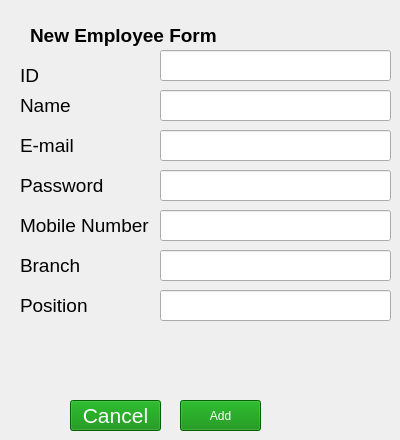
        <widget class="QWidget" name="tab_12">
         <attribute name="title">
          <string>New Employee Form</string>
         </attribute>
         <widget class="QLabel" name="label_15">
          <property name="geometry">
           <rect>
            <x>30</x>
            <y>10</y>
            <width>191</width>
            <height>51</height>
           </rect>
          </property>
          <property name="font">
           <font>
            <family>Segoe UI</family>
            <pointsize>14</pointsize>
            <weight>75</weight>
            <italic>false</italic>
            <bold>true</bold>
           </font>
          </property>
          <property name="styleSheet">
           <string notr="true">QLabel{
font-weight:bold;
}</string>
          </property>
          <property name="text">
           <string>New Employee Form</string>
          </property>
         </widget>
         <widget class="QPushButton" name="pushButton_15">
          <property name="geometry">
           <rect>
            <x>180</x>
            <y>400</y>
            <width>81</width>
            <height>31</height>
           </rect>
          </property>
          <property name="styleSheet">
           <string notr="true">QPushButton {
	
	font: 75 16pt &quot;Segoe UI&quot;;
	
	background-color: rgb(0, 136, 0);
	color: rgb(255, 255, 255);
 }

QPushButton::hover
{

	
	background-color: rgb(0, 255, 0);
}</string>
          </property>
          <property name="text">
           <string>Add</string>
          </property>
         </widget>
         <widget class="QLineEdit" name="lineEdit_8">
          <property name="geometry">
           <rect>
            <x>160</x>
            <y>250</y>
            <width>231</width>
            <height>31</height>
           </rect>
          </property>
          <property name="font">
           <font>
            <family>Segoe UI</family>
            <pointsize>11</pointsize>
           </font>
          </property>
         </widget>
         <widget class="QLineEdit" name="lineEdit_9">
          <property name="geometry">
           <rect>
            <x>160</x>
            <y>90</y>
            <width>231</width>
            <height>31</height>
           </rect>
          </property>
          <property name="font">
           <font>
            <family>Segoe UI</family>
            <pointsize>11</pointsize>
           </font>
          </property>
         </widget>
         <widget class="QLabel" name="label_17">
          <property name="geometry">
           <rect>
            <x>20</x>
            <y>90</y>
            <width>101</width>
            <height>31</height>
           </rect>
          </property>
          <property name="font">
           <font>
            <family>Segoe UI</family>
            <pointsize>14</pointsize>
            <weight>9</weight>
            <italic>false</italic>
            <bold>false</bold>
           </font>
          </property>
          <property name="text">
           <string>Name</string>
          </property>
         </widget>
         <widget class="QLabel" name="label_18">
          <property name="geometry">
           <rect>
            <x>20</x>
            <y>250</y>
            <width>101</width>
            <height>31</height>
           </rect>
          </property>
          <property name="font">
           <font>
            <family>Segoe UI</family>
            <pointsize>14</pointsize>
            <weight>9</weight>
            <italic>false</italic>
            <bold>false</bold>
           </font>
          </property>
          <property name="text">
           <string>Branch</string>
          </property>
         </widget>
         <widget class="QLineEdit" name="lineEdit_12">
          <property name="geometry">
           <rect>
            <x>160</x>
            <y>130</y>
            <width>231</width>
            <height>31</height>
           </rect>
          </property>
          <property name="font">
           <font>
            <family>Segoe UI</family>
            <pointsize>11</pointsize>
           </font>
          </property>
         </widget>
         <widget class="QLabel" name="label_20">
          <property name="geometry">
           <rect>
            <x>20</x>
            <y>130</y>
            <width>111</width>
            <height>31</height>
           </rect>
          </property>
          <property name="font">
           <font>
            <family>Segoe UI</family>
            <pointsize>14</pointsize>
            <weight>9</weight>
            <italic>false</italic>
            <bold>false</bold>
           </font>
          </property>
          <property name="text">
           <string>E-mail</string>
          </property>
         </widget>
         <widget class="QLineEdit" name="lineEdit_13">
          <property name="geometry">
           <rect>
            <x>160</x>
            <y>210</y>
            <width>231</width>
            <height>31</height>
           </rect>
          </property>
          <property name="font">
           <font>
            <family>Segoe UI</family>
            <pointsize>11</pointsize>
           </font>
          </property>
         </widget>
         <widget class="QLabel" name="label_21">
          <property name="geometry">
           <rect>
            <x>20</x>
            <y>210</y>
            <width>131</width>
            <height>31</height>
           </rect>
          </property>
          <property name="font">
           <font>
            <family>Segoe UI</family>
            <pointsize>14</pointsize>
            <weight>9</weight>
            <italic>false</italic>
            <bold>false</bold>
           </font>
          </property>
          <property name="text">
           <string>Mobile Number</string>
          </property>
         </widget>
         <widget class="QPushButton" name="pushButton_66">
          <property name="geometry">
           <rect>
            <x>70</x>
            <y>400</y>
            <width>91</width>
            <height>31</height>
           </rect>
          </property>
          <property name="font">
           <font>
            <family>Segoe UI</family>
            <pointsize>16</pointsize>
            <weight>9</weight>
            <italic>false</italic>
            <bold>false</bold>
           </font>
          </property>
          <property name="styleSheet">
           <string notr="true">QPushButton {
	
	font: 75 16pt &quot;Segoe UI&quot;;
	
	background-color: rgb(0, 136, 0);
	color: rgb(255, 255, 255);
 }

QPushButton::hover
{

	
	background-color: rgb(0, 255, 0);
}</string>
          </property>
          <property name="text">
           <string>Cancel</string>
          </property>
         </widget>
         <widget class="QLineEdit" name="lineEdit_34">
          <property name="geometry">
           <rect>
            <x>160</x>
            <y>170</y>
            <width>231</width>
            <height>31</height>
           </rect>
          </property>
          <property name="font">
           <font>
            <family>Segoe UI</family>
            <pointsize>11</pointsize>
           </font>
          </property>
          <property name="text">
           <string/>
          </property>
         </widget>
         <widget class="QLabel" name="label_57">
          <property name="geometry">
           <rect>
            <x>20</x>
            <y>170</y>
            <width>111</width>
            <height>31</height>
           </rect>
          </property>
          <property name="font">
           <font>
            <family>Segoe UI</family>
            <pointsize>14</pointsize>
            <weight>9</weight>
            <italic>false</italic>
            <bold>false</bold>
           </font>
          </property>
          <property name="text">
           <string>Password</string>
          </property>
         </widget>
         <widget class="QLineEdit" name="lineEdit_35">
          <property name="geometry">
           <rect>
            <x>160</x>
            <y>290</y>
            <width>231</width>
            <height>31</height>
           </rect>
          </property>
          <property name="font">
           <font>
            <family>Segoe UI</family>
            <pointsize>11</pointsize>
           </font>
          </property>
         </widget>
         <widget class="QLabel" name="label_58">
          <property name="geometry">
           <rect>
            <x>20</x>
            <y>290</y>
            <width>101</width>
            <height>31</height>
           </rect>
          </property>
          <property name="font">
           <font>
            <family>Segoe UI</family>
            <pointsize>14</pointsize>
            <weight>9</weight>
            <italic>false</italic>
            <bold>false</bold>
           </font>
          </property>
          <property name="text">
           <string>Position</string>
          </property>
         </widget>
         <widget class="QLineEdit" name="lineEdit_10">
          <property name="geometry">
           <rect>
            <x>160</x>
            <y>50</y>
            <width>231</width>
            <height>31</height>
           </rect>
          </property>
          <property name="font">
           <font>
            <family>Segoe UI</family>
            <pointsize>11</pointsize>
           </font>
          </property>
         </widget>
         <widget class="QLabel" name="label_19">
          <property name="geometry">
           <rect>
            <x>20</x>
            <y>60</y>
            <width>101</width>
            <height>31</height>
           </rect>
          </property>
          <property name="font">
           <font>
            <family>Segoe UI</family>
            <pointsize>14</pointsize>
            <weight>9</weight>
            <italic>false</italic>
            <bold>false</bold>
           </font>
          </property>
          <property name="text">
           <string>ID</string>
          </property>
         </widget>
        </widget>
